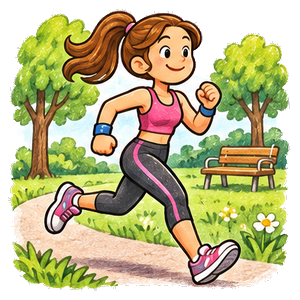
#> input picture tools/vocab-images/prep/skip/fit.png, 300 x 300 px
$ python -i cut.py   (imports and definitions only)
#> lines starting #> are read from the running program, lines starting #| are printed output that depends on the picture; after the words box and inside, x2 and y2 are one past the last pixel; in counts of white or black regions, pixels touching at a corner belong together
"""Нарезка листов Prepare (копия sp7/cut.py, настройки листов сброшены): python3 cut.py <лист> <картинка> [<лист> <картинка> ...]
Ряды — по профилю строк (полоса рисунков, за ней полоса подписей). Внутри ряда —
кластеры по зазору (12 → 6 → 3); не сошлось — границы по самым пустым колонкам
около равных долей ряда. Выход: out/<лист>/<term>.png."""
import sys, os
import numpy as np
from PIL import Image
sys.path.insert(0, '..')
from lib import row, row_x, clusters_of, min_rgb_of, fname
from sheets import S
import lib
# фон — только чисто-белое и бесцветное; белое внутри рисунка остаётся
lib.BG_MIN, lib.BG_GREY, lib.KEEP_SOFT = 250, 8, True

# Сцены с белым содержимым (лёд, снег): фон вырезается вместе с ним — заливаем сцену целиком
FILL_OLD = None  # заливка дыр больше не нужна: её заменил строгий порог фона
FILL = set()
# вырезать зажатый белый фон (не везде: белое внутри пузырей пропадало)
# белое, которое чистка кусков фона не трогает: облачка, снег, разметка, облака у края сцены
KEEP_WHITE = set()
# ровно-белое внутри рисунка своё (облака в окне, мяч): снимаем только куски, выходящие наружу
PURE_EDGE = set()
# В Spotlight 5 много нарисованного белого (пузыри речи, бумага, облака): ровно-белое снимаем
# только если оно касается внешнего края; внутри рисунка — только для слов из PURE_ALL
PURE_ALL = set()
# сцены, где фон застрял между фигурами и под ногами: чистим жёстче
EXTRA = set()
HOLES = set()
# белая одежда без контура у края (халат): закрываем маску на N пикселей
CLOSE = {}
PURE_MN, PURE_MIN = 251, 120
# нарисованная тень под предметом: светлое тёплое пятно снаружи тёмного контура.
# Идём от прозрачного края по светлому, только в нижней половине и не глубже SHADOW_D
SHADOW_D = 30
NO_SHADOW = set()

# Листы, где генератор разложил картинки иначе, чем в промпте
# Границы клеток вручную: {лист: {номер ряда: [границы]}}; граница-ступенька (y, x_выше, x_ниже)
CUTS = {}
IMAGES = '/tmp/claude-0/-home-user-classroom/d4a2a0a4-519c-5b81-af84-18451bfcf9dd/images'

LAYOUT_SHEET = {}
ROW_TOP = {}
# мелкие отдельные детали — часть смысла (пустые кружки недели): не выкидывать как крошки
EDGE_D = 6
# В тренажёре под картинкой белая подложка: остатки белого не видны, а лишняя вырезка
# съедает облака и белую одежду. Режем мягко: только фон, связанный с краем листа
GENTLE = True
EW_MN, EW_SP = 228, 22
# рваный белый край (парус, стена): маску сглаживаем — закрываем рваные выемки, дыры, срезаем зубцы
SMOOTH = {}
# Сцена (картинка-виньетка с фоном) сплошная: её край, изъеденный по светлому небу и стенам,
# закрываем большим кругом и возвращаем исходные пиксели. Фигуры (люди, предметы) не трогаем —
# у них между руками и ногами настоящий фон. Сцена = доля заполнения выпуклой оболочки ≥ SCENE_SOLID.
SCENE_R, SCENE_SOLID = 24, 2.0  # выключено: закрытие заливало белым вогнутости у фигур
NO_SCENE = set()
# [11 lines left out: function is_scene, not called in this run]
# ключ «лист/подпись» — только для этого листа (часы листа 166 те же подписи, что у 117)
CUT_BOTTOM = {}  # остаток подписи под рисунком; ключ «подпись» или «лист/подпись»
CUT_LEFT = {}
CUT_RIGHT = {}  # кусок соседнего рисунка у правого края; ключ как у CUT_BOTTOM
NO_SPECK = set()

LAYOUT = {1: [1], 2: [2], 3: [3], 4: [2, 2], 5: [3, 2], 6: [3, 3], 7: [4, 3], 8: [4, 4], 9: [5, 4], 10: [5, 5], 11: [4, 4, 3], 12: [4, 4, 4], 13: [5, 4, 4]}

# [79 lines left out: functions bands, split_rows, column_cuts, erase_glued_captions, not called in this run]

# Предметы с нарисованной мягкой тенью рядом: оставляем только то, что внутри контура
OUTLINE_ONLY = set()

# [93 lines left out: functions outline_only, cut, not called in this run]


def clean_png(p, peel=12, pale=188, grey=30, speck=0.004, pure=250):
    """Белая кайма и крошки после вырезки: снимаем по контуру светлые бесцветные
    пиксели (не глубже peel), выкидываем мелкие островки отдельно от рисунка."""
#> called with p = 'skip/fit.png', peel = 12, pale = 188, grey = 30, speck = 0.004, pure = 250
    from scipy.ndimage import label, binary_dilation
    im = np.array(Image.open(p).convert('RGBA')).astype(np.int32)
    rgb, a = im[..., :3], im[..., 3]
#> a: shape (300, 300) int32; 171 distinct labels, from 0 to 255
    mn, mx = rgb.min(-1), rgb.max(-1)
    # фон листа — ровный 252-255 без оттенка; нарисованное белое (паруса, снег, скафандр)
    # с фактурой и тоном. Любой такой ровный кусок крупнее PURE_MIN — фон, где бы ни лежал:
    # между ногами, в кольце ключа, между стеблями
    if not p.endswith(tuple(f'/{fname(w)}' for w in KEEP_WHITE)):
        lab, n = label((a > 40) & (mn >= PURE_MN) & (mx - mn <= 4))
#> lab: shape (300, 300) int32; 405 distinct labels, from 0 to 404
#> n = 404
        if n:
            sz = np.bincount(lab.ravel()); sz[0] = 0
#> after `sz = np.bincount(lab.ravel())`: sz = 405 values, max 88691 at index 0, min 1 at index 1, mean 222.2
            big = np.where(sz >= PURE_MIN)[0]
#> big = empty array
            if GENTLE and not p.endswith(tuple(f'/{fname(w)}' for w in PURE_ALL)):
                edge = np.unique(lab[binary_dilation(a <= 40, iterations=2)])
#> edge = [0, 21, 149, 305, 309]
                big = np.array([i for i in big if i in edge], dtype=int)
            elif not p.endswith(tuple(f'/{fname(w)}' for w in PURE_ALL)):
                # касается края — фон; внутри рисунка — фон, только если вокруг него сплошной
                # рисунок (просвет между фигурами). Пузырь речи и листок висят на прозрачном
                # фоне — кольцо вокруг них в основном пустое, их оставляем
                edge = np.unique(lab[binary_dilation(a <= 40, iterations=2)])
                keep = []
                for i in big:
                    c = lab == i
                    if i in edge: keep.append(i); continue
                    ring = binary_dilation(c, iterations=14) & ~binary_dilation(c, iterations=5)
                    if ring.any() and (a[ring] > 40).mean() >= 0.93: keep.append(i)
                big = np.array(keep, dtype=int)
            a[np.isin(lab, big)] = 0
    if not GENTLE and not p.endswith(tuple(f'/{fname(w)}' for w in NO_SHADOW)):
        from scipy.ndimage import distance_transform_edt
        out = a <= 40
        ys = np.where((~out).any(1))[0]
        if len(ys):
            y_mid = ys[0] + (ys[-1] - ys[0]) * 0.5
            light = (~out) & (mn >= 140) & (rgb.sum(-1) >= 3 * 180) & (mx - mn <= 90)
            light[:int(y_mid)] = False
            labl, _ = label(light)
            touch = np.unique(labl[binary_dilation(out, iterations=2) & light]); touch = touch[touch > 0]
            a[np.isin(labl, touch) & (distance_transform_edt(~out) <= SHADOW_D)] = 0
    whitish = (mn >= pale) & (mx - mn <= grey)
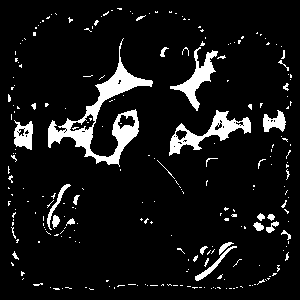
#> whitish: shape (300, 300) bool; 8.5% white; 249 white regions (223 under 20 px), largest, box (x1, y1, x2, y2) and area: (48, 38, 153, 167) 2747, (169, 110, 251, 156) 1122, (170, 47, 218, 111) 830
    for _ in range(3 if GENTLE else peel):
        solid = a > 128
        edge = solid & binary_dilation(~solid)
        hit = edge & whitish
        if not hit.any():
            break
        a[hit] = 0
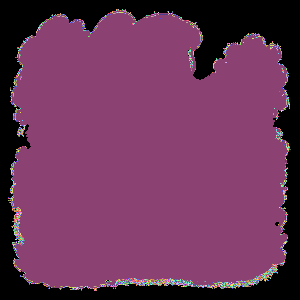
#> a: shape (300, 300) int32; 171 distinct labels, from 0 to 255; one colour per label, 0 black
    # мягкий край: светлым пикселям у контура — частичная прозрачность
    solid = a > 128
#> solid: shape (300, 300) bool; 75% white; 16 black regions (15 under 20 px), largest, box (x1, y1, x2, y2) and area: (0, 0, 300, 300) 22410
    edge = solid & binary_dilation(~solid)
#> edge: shape (300, 300) bool; 1.6% white in thin lines or dots, all inside (x1, y1, x2, y2) = (11, 11, 289, 289)
    soft = edge & (mn >= 190)
#> soft: shape (300, 300) bool; 0.11% white in thin lines or dots, all inside (x1, y1, x2, y2) = (19, 56, 277, 282)
    a[soft] = np.minimum(a[soft], np.clip((255 - mn[soft]) * 4, 60, 255))
#> a: shape (300, 300) int32; 179 distinct labels, from 0 to 255
    # дырки: зажатый между руками и предметами чистый фон, обведённый контуром
    lab, n = label((a > 128) & (mn >= 238) & (mx - mn <= 14))
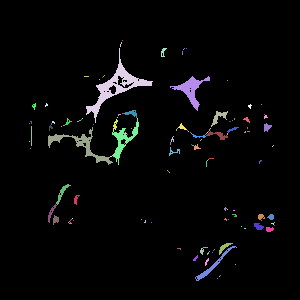
#> lab: shape (300, 300) int32; 144 distinct labels, from 0 to 143; one colour per label, 0 black
#> n = 143
    for i in range(1, n + 1):
        c = lab == i
        if c.sum() < 60 or mn[c].mean() < pure:
            continue
        ring = binary_dilation(c, iterations=3) & ~c
        if p.endswith(tuple(f'/{fname(w)}' for w in HOLES)):  # только по списку: белое внутри пузырей и бумаги — тоже «дырка»
            a[c] = 0
#> c: shape (300, 300) bool; 0% white in thin lines or dots, all inside (x1, y1, x2, y2) = (217, 278, 218, 279)
    # куски фона, отрезанные от края тенью или землёй: светлое и бесцветное,
    # связанное с прозрачным краем через светло-серое
    if not GENTLE and not p.endswith(tuple(f'/{fname(w)}' for w in KEEP_WHITE)):
        from scipy.ndimage import distance_transform_edt
        out = a <= 40
        M = (~out) & (mn >= 215) & (mx - mn <= 20)
        labm, _ = label(M)
        touch = np.unique(labm[binary_dilation(out) & M]); touch = touch[touch > 0]
        T = np.isin(labm, touch)
        dist = distance_transform_edt(~out)
        a[T & (((mn >= 245) & (mx - mn <= 10)) | ((mn >= 225) & (dist <= 6)))] = 0
        # белые куски у края целиком: светлое и бесцветное, связанное с прозрачным краем,
        # снимаем на всю глубину (небо, стены сцен, остатки листа). Повторяем: после первого
        # прохода открываются следующие слои
        for _ in range(3):
            out = a <= 40
            M = (~out) & (mn >= EW_MN) & (mx - mn <= EW_SP)
            labm, _ = label(M)
            touch = np.unique(labm[binary_dilation(out) & M]); touch = touch[touch > 0]
            if not len(touch): break
            a[np.isin(labm, touch)] = 0
    if not GENTLE and p.endswith(tuple(f'/{fname(w)}' for w in EXTRA)):
        out = a <= 40
        W = (~out) & (mn >= 244) & (mx - mn <= 10)
        labw, nw = label(W); sz = np.bincount(labw.ravel())
        a[np.isin(labw, [i for i in range(1, nw + 1) if sz[i] >= 60])] = 0
        out = a <= 40
        M = (~out) & (mn >= 232) & (mx - mn <= 14)
        labm, _ = label(M)
        touch = np.unique(labm[binary_dilation(out) & M]); touch = touch[touch > 0]
        a[np.isin(labm, touch)] = 0
    # кайма: у края рисунок акварельно переходит в белый. Вычитаем белый из цвета
    # цвет не трогаем (иначе серое у белых предметов темнеет в кольцо), только прозрачность:
    # чем белее пиксель у края, тем прозрачнее
    from scipy.ndimage import distance_transform_edt
    near = (a > 40) & (distance_transform_edt(a > 40) <= EDGE_D)
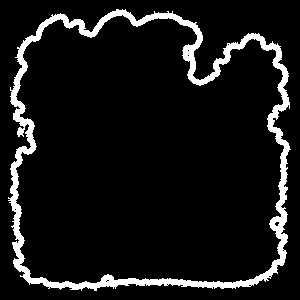
#> near: shape (300, 300) bool; 8.6% white; 1 white region, box (x1, y1, x2, y2) and area: (8, 9, 291, 291) 7782
    if near.any():
        c = rgb[near].astype(float)
        al = np.clip((255 - c.min(-1)) / 255 * 1.6, 0, 1)  # белое → 0, насыщенное и тёмное → 1
#> al = 7782 values, max 1 at index 6, min 0 at index 2719, mean 0.819
        al = np.where(c.min(-1) < 120, 1, al)
#> al = 7782 values, max 1 at index 4, min 0 at index 2719, mean 0.824
        a[near] = np.minimum(a[near], (al * 255).astype(np.int32))
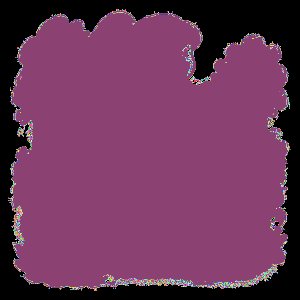
#> a: shape (300, 300) int32; 203 distinct labels, from 0 to 255; one colour per label, 0 black
    # полупрозрачное светлое за контуром: на тёмном фоне читается серой каймой — убираем целиком
    rgb2 = im[..., :3]; mn2, mx2 = rgb2.min(-1), rgb2.max(-1)
    if not GENTLE:
        a[(a < 235) & (mn2 >= 140) & (mx2 - mn2 <= 70)] = 0
    for w, frac in CUT_BOTTOM.items():
        sh, _, ww = w.rpartition('/') if w.split('/', 1)[0].isdigit() else ('', '', w)
        if p.endswith(f'/{sh}/{fname(ww)}' if sh else f'/{fname(ww)}'): a[int(a.shape[0] * frac):] = 0
    for w, frac in CUT_LEFT.items():
        if p.endswith(f'/{fname(w)}'): a[:, :int(a.shape[1] * frac)] = 0
    for w, frac in CUT_RIGHT.items():
        sh, _, ww = w.rpartition('/') if w.split('/', 1)[0].isdigit() else ('', '', w)
        if p.endswith(f'/{sh}/{fname(ww)}' if sh else f'/{fname(ww)}'): a[:, int(a.shape[1] * frac):] = 0
    lab, n = label(a > 40)
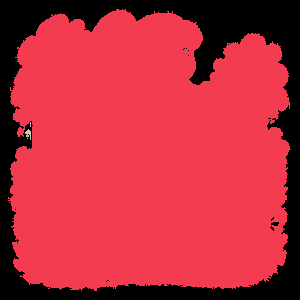
#> lab: shape (300, 300) int32; 5 distinct labels, from 0 to 4; one colour per label, 0 black
#> n = 4
    if n > 1 and not p.endswith(tuple(f'/{fname(w)}' for w in NO_SPECK)):
        sizes = np.bincount(lab.ravel()); sizes[0] = 0
#> after `sizes = np.bincount(lab.ravel())`: sizes = [21369, 68590, 5, 35, 1]
        big = sizes.max()
#> big = 68590
        small = np.isin(lab, np.where((sizes < speck * a.size) & (sizes < big))[0])
#> small: shape (300, 300) bool; 23.8% white; 12 white regions (10 under 20 px), largest, box (x1, y1, x2, y2) and area: (0, 0, 300, 300) 21356, (271, 222, 279, 226) 25
        a[small] = 0
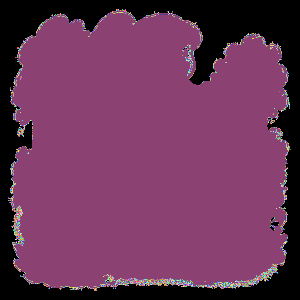
#> a: shape (300, 300) int32; 178 distinct labels, from 0 to 255; one colour per label, 0 black
    im[..., 3] = a
    Image.fromarray(im.astype(np.uint8), 'RGBA').save(p)

# [6 lines not run here, left out]

>>> result = clean_png('skip/fit.png')

$ run again, on tools/vocab-images/prep/skip/make_the_most_of.png
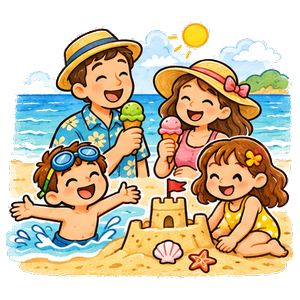
#> input picture tools/vocab-images/prep/skip/make_the_most_of.png, 300 x 300 px
#> in clean_png, `lab, n = label((a > 40) & (mn >= PURE_MN) & (mx - mn <= 4))`: n = 378
#> sz = 379 values, max 88551 at index 0, min 1 at index 4, mean 237.5
#> in clean_png, `big = np.where(sz >= PURE_MIN)[0]`: big = [1, 2]
#> in clean_png, `edge = np.unique(lab[binary_dilation(a <= 40, iterations=2)])`: edge = 19 values from 0 to 377
#> in clean_png, `big = np.array([i for i in big if i in edge], dtype=int)`: big = [1]
#> whitish: shape (300, 300) bool; 5.9% white; 248 white regions (213 under 20 px), largest, box (x1, y1, x2, y2) and area: (99, 155, 219, 232) 1038, (9, 143, 57, 208) 504, (233, 43, 279, 63) 496
#> after the loop in clean_png, `for _ in range(3 if GENTLE else peel):`:
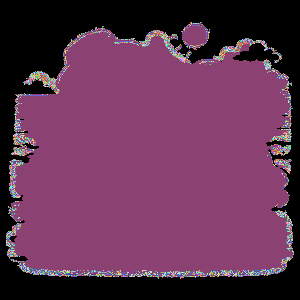
#> a: shape (300, 300) int32; 171 distinct labels, from 0 to 255; one colour per label, 0 black
#> soft: shape (300, 300) bool; 0.2% white in thin lines or dots, all inside (x1, y1, x2, y2) = (14, 36, 286, 260)
#> in clean_png, `lab, n = label((a > 128) & (mn >= 238) & (mx - mn <= 14))`: n = 249
#> near: shape (300, 300) bool; 10.3% white; 2 white regions, box (x1, y1, x2, y2) and area: (6, 26, 294, 279) 8895, (181, 22, 210, 50) 402
#> in clean_png, `al = np.clip((255 - c.min(-1)) / 255 * 1.6, 0, 1)`: al = 9297 values, max 1 at index 7, min 0 at index 3911, mean 0.714
#> in clean_png, `al = np.where(c.min(-1) < 120, 1, al)`: al = 9297 values, max 1 at index 1, min 0 at index 3911, mean 0.726
#> in clean_png, `lab, n = label(a > 40)`: n = 4
#> sizes = [28313, 573, 60773, 186, 155]
#> in clean_png, `big = sizes.max()`: big = 60773
#> small: shape (300, 300) bool; 31.8% white; 15 white regions (10 under 20 px), largest, box (x1, y1, x2, y2) and area: (0, 0, 300, 300) 28458, (22, 143, 45, 149) 66, (10, 236, 18, 242) 28, (17, 130, 34, 133) 26, (271, 126, 289, 130) 25
#> in clean_png, `Image.fromarray(im.astype(np.uint8), 'RGBA').save(p)`:
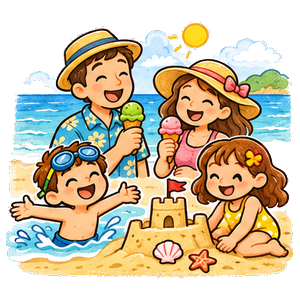
#> saved as make_the_most_of.png: PIL image 300x300 RGBA; mean R, G, B, A 132.2, 119.6, 93.6, 166.9; transparent parts drawn white
